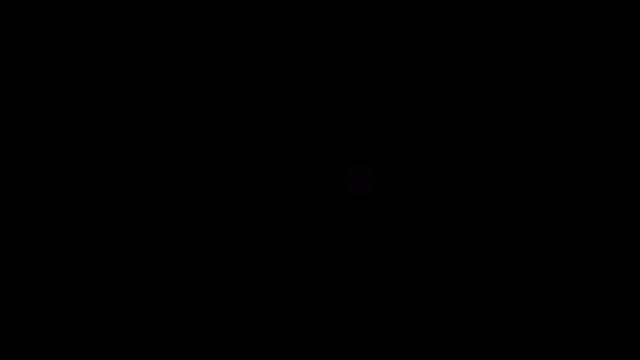
Frame 1 (no input)
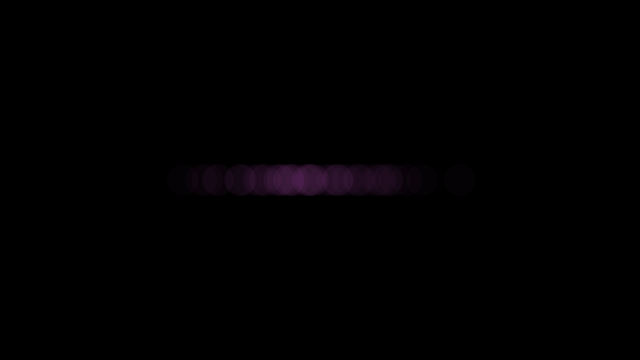
Frame 60 (no input)
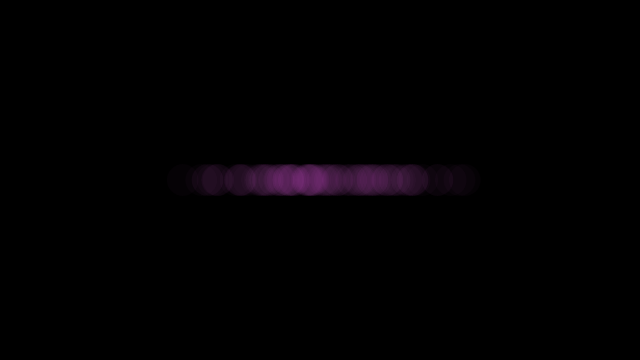
Frame 120 (the mouse pressed at the canvas centre since frame 60)

The p5.js sketch that drew these frames (run headless with seeded random() and noise() and a simulated clock; from frame 60 on, the mouse is pressed at the canvas centre):

// p5.js sketch
// ── sketch.js

// eslint-disable-next-line
function setup() {
    createCanvas(640, 360)
    background(0)
}

// eslint-disable-next-line
function draw() {

    // Get gaussian random numer w/ mean of 0, standard deviation 1.0

    let sd = 60
    let mean = width/2

    let xdev = (randomGaussian() * sd)
    let xloc =  xdev + mean

    fill(255, 114, 245, 5)
    noStroke()
    ellipse(xloc, height/2, 32, 32)
}
